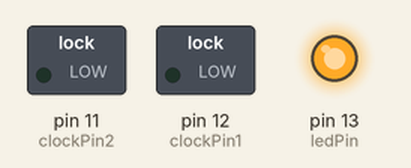
Bench run of a sketch on a simulated Arduino Uno, built with avr-gcc and run on an emulated ATmega328P. On the bench: switched loads named in the sketch (green lamp = pin HIGH), output pins drawn as LEDs (lit = HIGH).

Above: at 0.1 s.
At 30.1 s:
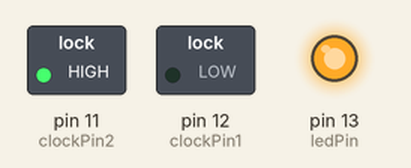
At 39.1 s:
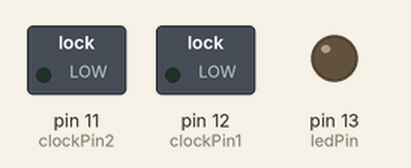
Timing chart, 0 to 40.0 s (numbered marks = the images above):
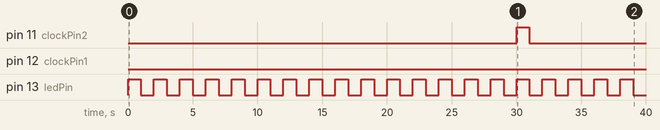

Measured:
- by itself, pin 11 (clockPin2): LOW → HIGH at 30.0 s, → LOW 1.0 s later
- by itself, pin 13 (ledPin): alternates HIGH for 1.0 s and LOW for 1.0 s

The sketch:

CentralClockDriver.ino
```cpp
/* Simple central clock driver for clocks that require alternate positive / negative inputs
 * Uses 2 pins to drive optoisolated input
 * Clock source is Arduino crystal, so this might drift a lot
 * Uses timer+interrupt so that code execution does not affect timing. You can use loop() for other stuff
 */

#define ledPin 13
#define clockPin1 12
#define clockPin2 11

void setup() {
  // put your setup code here, to run once:
  pinMode(ledPin, OUTPUT);
  pinMode(clockPin1, OUTPUT);
  pinMode(clockPin2, OUTPUT);

  // initialize timer1

  noInterrupts();           // disable all interrupts
  TCCR1A = 0;
  TCCR1B = 0;
  TCNT1  = 0;

  OCR1A = 62500;            // compare match register 16MHz/256/2Hz
  TCCR1B |= (1 << WGM12);   // CTC mode
  TCCR1B |= (1 << CS12);    // 256 prescaler
  TIMSK1 |= (1 << OCIE1A);  // enable timer compare interrupt
  interrupts();             // enable all interrupts


}

volatile int secCount = 0;
ISR(TIMER1_COMPA_vect)          // timer compare interrupt service routine
{
  if(30==secCount) {
    digitalWrite(clockPin1, 0);
    digitalWrite(clockPin2, 1);
  } else if (90==secCount) {
    digitalWrite(clockPin1, 1);
    digitalWrite(clockPin2, 0);
  } else {
    digitalWrite(clockPin1, 0);
    digitalWrite(clockPin2, 0);
  }
  secCount++;

  if(120==secCount) {
    secCount=0;
  }

    digitalWrite(ledPin, digitalRead(ledPin) ^ 1);   // toggle LED pin

}


void loop()

{

  // your program here…

}
```
